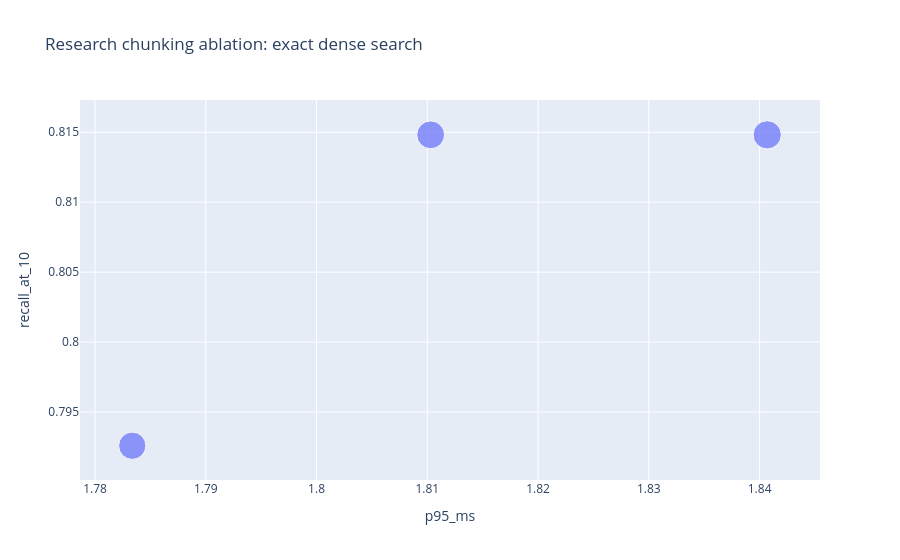

The cell this chart's notebook holds for it:
### Code cell
chunking_eval_runs_df = run_benchmark(
    "chunking_research",
    {
        strategy: (
            lambda row, name=name: search_dense_collection(
                name, research_query_vectors[row.query_id], params=models.SearchParams(exact=True)
            )
        )
        for strategy, name in CHUNKING_ABLATION_COLLECTIONS.items()
    },
    evaluation_df,
)
chunking_ablation_summary_df = (
    summarize_benchmark(chunking_eval_runs_df)
    .rename(columns={"setting": "strategy"})
    .merge(chunking_corpus_summary_df, on="strategy", validate="one_to_one")
    .merge(chunking_ingestion_df, on="strategy", validate="one_to_one")
)
remember_result("chunking_summary", chunking_ablation_summary_df)
display(rank_configurations(chunking_ablation_summary_df))
px.scatter(
    chunking_ablation_summary_df,
    x="p95_ms",
    y="recall_at_10",
    size="chunks",
    hover_name="strategy",
    hover_data=["mrr", "total_body_tokens"],
    title="Research chunking ablation: exact dense search",
).show()
print("Exploratory ablation; the primary corpus is not silently replaced.")

### Figure 1 — Plotly figure (JSON) as saved in the notebook; plotly's stock layout.template omitted (floating-point values rounded to 4 significant figures)
{"data": [{"customdata": [[0.5991, 1005000.0], [0.5917, 1090000.0], [0.5787, 997600.0]], "hovertemplate": "<b>%{hovertext}</b><br><br>p95_ms=%{x}<br>recall_at_10=%{y}<br>chunks=%{marker.size}<br>mrr=%{customdata[0]}<br>total_body_tokens=%{customdata[1]}<extra></extra>", "hovertext": ["structure_aware", "fixed_overlap_15pct", "fixed_no_overlap"], "legendgroup": "", "marker": {"color": "#636efa", "size": [4134, 4004, 3855], "sizemode": "area", "sizeref": 10.34, "symbol": "circle"}, "mode": "markers", "name": "", "orientation": "v", "showlegend": false, "type": "scatter", "x": [1.841, 1.81, 1.783], "xaxis": "x", "y": [0.8148, 0.8148, 0.7926], "yaxis": "y"}], "layout": {"legend": {"itemsizing": "constant", "tracegroupgap": 0}, "title": {"text": "Research chunking ablation: exact dense search"}, "xaxis": {"anchor": "y", "domain": [0, 1], "title": {"text": "p95_ms"}}, "yaxis": {"anchor": "x", "domain": [0, 1], "title": {"text": "recall_at_10"}}}}
